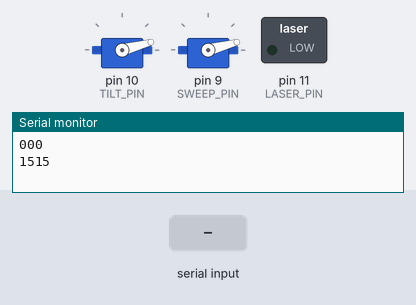
Bench run of a sketch on a simulated Arduino Mega 2560, built with avr-gcc and run on an emulated ATmega2560. Shown: 2 × servo, switched loads named in the sketch (green lamp = pin HIGH), the last lines printed to the serial monitor. Inputs (shaded band) come from the test bench.

Above: at 0.1 s.
At 1.2 s:
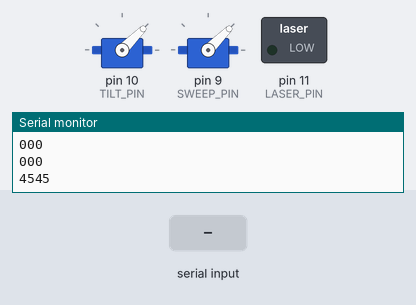
1.3 s: "1\n" received over the second serial link
At 9.0 s:
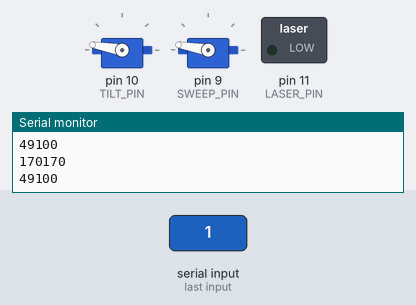
Timing chart, 0 to 10.5 s (numbered marks = the images above; inputs shaded):
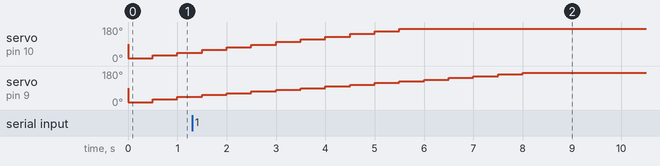

The sketch:

remote.ino
```cpp
#include "scheduler.h"
#include <Servo.h>

#define LASER_PIN 11
#define TILT_PIN 10
#define SWEEP_PIN 9

struct message {
  uint8_t x_pos;
  uint8_t y_pos;
  uint8_t pressed;
};
struct message global_message = {0, 0, 0};
Servo sweep_servo;
Servo tilt_servo;
int tilt_pos = 0;
int sweep_pos = 0;

int new_pos(int joystick_val, int current_pos) {
  int joystick_middle = 127;
  int movementDivider = 8;
  int movementBase = joystick_middle - joystick_val;

  int min_pos = 10;
  int max_pos = 170;

  int new_pos = current_pos + (movementBase / movementDivider); //the most it could be is around 25
  if(new_pos > max_pos) {
    return max_pos;
  }else if(new_pos < min_pos) {
    return min_pos;
  }else{
    return new_pos;
  }
}

void update_message() {
  if (Serial1.available() > 0) {
    global_message.x_pos = Serial1.read();
  }

  if (Serial1.available() > 0) {
    global_message.y_pos = Serial1.read();
  }

  if (Serial1.available() > 0) {
    global_message.pressed = Serial1.read();
  }

  Serial1.flush();
  Serial.print(global_message.x_pos);
  Serial.print(global_message.y_pos);
  Serial.print(global_message.pressed);
  Serial.print("\n");
}

void check_servos_and_laser() {
  sweep_pos = new_pos(global_message.x_pos, sweep_pos);
  tilt_pos = new_pos(global_message.y_pos, tilt_pos);
  Serial.print(sweep_pos);
  Serial.print(tilt_pos);
  Serial.print("\n");


  tilt_servo.write(tilt_pos);
  sweep_servo.write(sweep_pos);

  if(global_message.pressed){
    analogWrite(LASER_PIN, 255);
  } else {
    analogWrite(LASER_PIN, 0);
  }
}

void setup() {
  //setup bluetooth
  Serial.begin(9600);
  Serial1.begin(9600);

  //setup servo both sweep and tilt
  tilt_servo.attach(TILT_PIN);
  sweep_servo.attach(SWEEP_PIN);

  //setup laser pointer, can use analogwrite to adjust brightness
  pinMode(LASER_PIN, OUTPUT);

  //setup schedule
  Scheduler_StartTask(0, 250, update_message);
  Scheduler_StartTask(0, 500, check_servos_and_laser);
}

void loop() {
  // put your main code here, to run repeatedly:
    uint32_t idle_period = Scheduler_Dispatch();
    if (idle_period)
    {
      delay(idle_period);
    }

}
```

scheduler.h
```cpp
/*
 * scheduler.h
 *
 *  Created on: 17-Feb-2011
 *      Author: nrqm
 */

#ifndef SCHEDULER_H_
#define SCHEDULER_H_

#include <avr/io.h>

///Up to this many tasks can be run, in addition to the idle task
#define MAXTASKS	8

///A task callback function
typedef void (*task_cb)();

/**
 * Initialise the scheduler.  This should be called once in the setup routine.
 */
void Scheduler_Init();

/**
 * Start a task.
 * The function "task" will be called roughly every "period" milliseconds starting after "delay" milliseconds.
 * The scheduler does not guarantee that the task will run as soon as it can.  Tasks are executed until completion.
 * If a task misses its scheduled execution time then it simply executes as soon as possible.  Don't pass stupid
 * values (e.g. negatives) to the parameters.
 *
 * \param id The tasks ID number.  This must be between 0 and MAXTASKS (it is used as an array index).
 * \param delay The task will start after this many milliseconds.
 * \param period The task will repeat every "period" milliseconds.
 * \param task The callback function that the scheduler is to call.
 */
void Scheduler_StartTask(int16_t delay, int16_t period, task_cb task);

/**
 * Go through the task list and run any tasks that need to be run.  The main function should simply be this
 * function called as often as possible, plus any low-priority code that you want to run sporadically.
 */
uint32_t Scheduler_Dispatch();

#endif /* SCHEDULER_H_ */

// Tossed source file in header because lazy.

/*
 * scheduler.cpp
 *
 *  Created on: 17-Feb-2011
 *      Author: nrqm
 *      Based on code by Jacob Schwartz
 */

#include "Arduino.h"
#include <avr/interrupt.h>

typedef struct
{
  int32_t period;
  int32_t remaining_time;
  uint8_t is_running;
  task_cb callback;
} task_t;

task_t tasks[MAXTASKS];

uint32_t last_runtime;

void Scheduler_Init()
{
  last_runtime = millis();
}

void Scheduler_StartTask(int16_t delay, int16_t period, task_cb task)
{
  static uint8_t id = 0;
  if (id < MAXTASKS)
  {
    tasks[id].remaining_time = delay;
    tasks[id].period = period;
    tasks[id].is_running = 1;
    tasks[id].callback = task;
    id++;
  }
}

uint32_t Scheduler_Dispatch()
{
  uint8_t i;

  uint32_t now = millis();
  uint32_t elapsed = now - last_runtime;
  last_runtime = now;
  task_cb t = NULL;
  uint32_t idle_time = 0xFFFFFFFF;

  // update each task's remaining time, and identify the first ready task (if there is one).
  for (i = 0; i < MAXTASKS; i++)
  {
    if (tasks[i].is_running)
    {
      // update the task's remaining time
      tasks[i].remaining_time -= elapsed;
      if (tasks[i].remaining_time <= 0)
      {
        if (t == NULL)
        {
          // if this task is ready to run, and we haven't already selected a task to run,
          // select this one.
          t = tasks[i].callback;
          tasks[i].remaining_time += tasks[i].period;
        }
        idle_time = 0;
      }
      else
      {
        idle_time = min((uint32_t)tasks[i].remaining_time, idle_time);
      }
    }
  }
  if (t != NULL)
  {
    // If a task was selected to run, call its function.
    t();
  }
  return idle_time;
}
```
